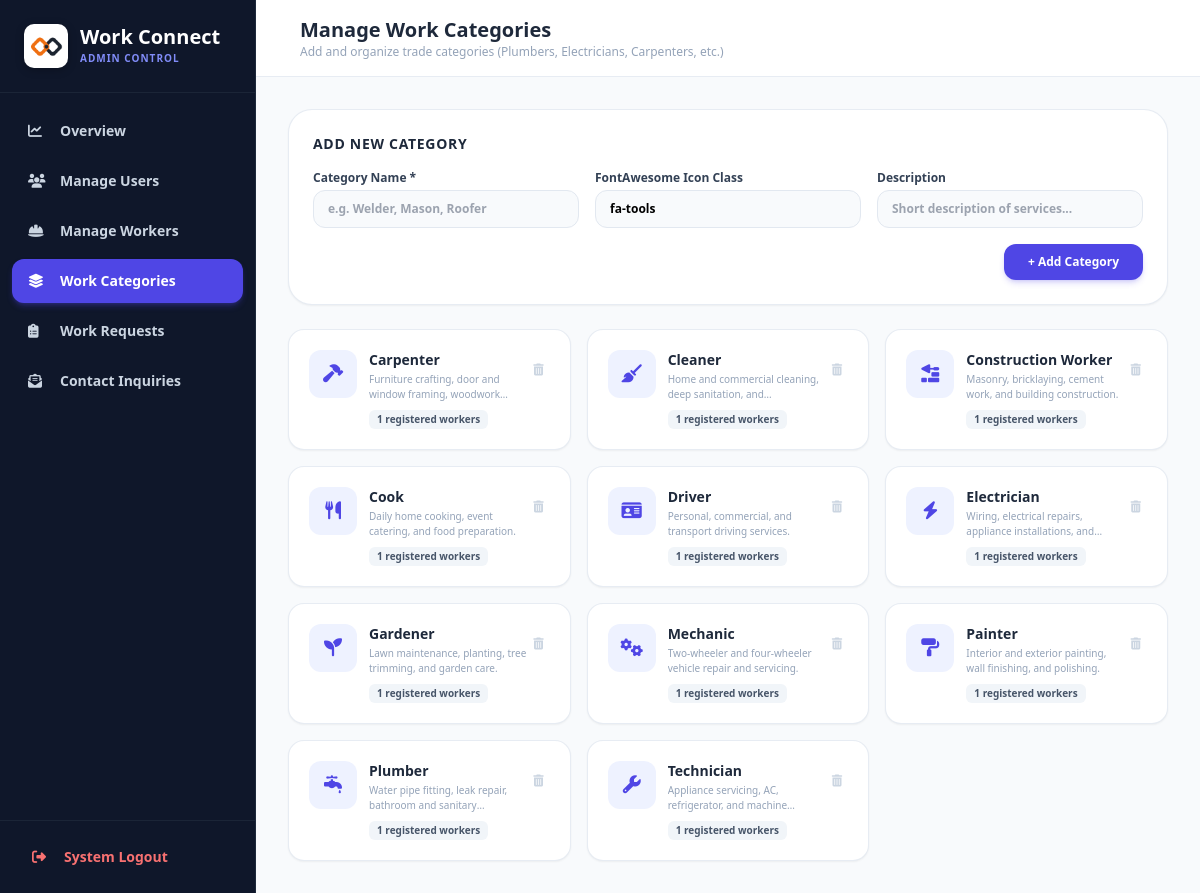
/admin/categories.php (signed in), run on the app's committed database.
### tables this page shows
CREATE TABLE `categories` (
  `id` int(11) NOT NULL AUTO_INCREMENT,
  `name` varchar(100) NOT NULL,
  `icon` varchar(50) NOT NULL DEFAULT 'fa-tools',
  `description` text DEFAULT NULL,
  `created_at` timestamp NOT NULL DEFAULT current_timestamp(),
  PRIMARY KEY (`id`),
  UNIQUE KEY `name` (`name`)
);

### admin/categories.php (the view, shortened to what this page needs)
<?php
require_once '../includes/db_connect.php';
$stmt = $pdo->query("
    SELECT c.*, COUNT(wp.user_id) as worker_count
    FROM categories c
    LEFT JOIN worker_profiles wp ON c.id = wp.category_id
    GROUP BY c.id
    ORDER BY c.name ASC
");
$categories = $stmt->fetchAll();
?>
<!DOCTYPE html>
<html lang="en">
<head>
    <script src="https://cdn.tailwindcss.com"></script>
    <link rel="stylesheet" href="https://cdnjs.cloudflare.com/ajax/libs/font-awesome/6.5.1/css/all.min.css">
</head>
<body class="bg-slate-50 font-sans">
<div class="flex h-screen overflow-hidden">
    <?php include '../includes/admin_sidebar.php'; ?>
    <main class="flex-1 flex flex-col overflow-y-auto">
        <header class="bg-white border-b border-slate-200/80 p-4 md:px-8 flex justify-between items-center sticky top-0 z-20">
            <div class="flex items-center space-x-3">
                <div>
                    <h2 class="text-lg md:text-xl font-bold text-slate-800">Manage Work Categories</h2>
                    <p class="text-xs text-slate-400">Add and organize trade categories (Plumbers, Electricians, Carpenters, etc.)</p>
                </div>
            </div>
        </header>
        <div class="p-4 md:p-8 space-y-6 max-w-6xl mx-auto w-full">
            <div class="bg-white rounded-3xl border border-slate-200/80 p-6 shadow-sm">
                <h3 class="text-sm font-bold text-slate-800 uppercase tracking-wider mb-4">Add New Category</h3>
                <form action="" method="POST" class="grid grid-cols-1 sm:grid-cols-3 gap-4">
                    <div>
                        <label class="block text-xs font-bold text-slate-700 mb-1">Category Name *</label>
                        <input type="text" name="name" placeholder="e.g. Welder, Mason, Roofer" required
                               class="w-full px-3.5 py-2.5 bg-slate-50 border border-slate-200 rounded-xl text-xs font-semibold focus:ring-2 focus:ring-indigo-500 outline-none">
                    </div>
                    <div>
                        <label class="block text-xs font-bold text-slate-700 mb-1">FontAwesome Icon Class</label>
                        <input type="text" name="icon" value="fa-tools" placeholder="fa-hammer, fa-bolt..." required
                               class="w-full px-3.5 py-2.5 bg-slate-50 border border-slate-200 rounded-xl text-xs font-semibold focus:ring-2 focus:ring-indigo-500 outline-none">
                    </div>
                    <div>
                        <label class="block text-xs font-bold text-slate-700 mb-1">Description</label>
                        <input type="text" name="description" placeholder="Short description of services..."
                               class="w-full px-3.5 py-2.5 bg-slate-50 border border-slate-200 rounded-xl text-xs font-semibold focus:ring-2 focus:ring-indigo-500 outline-none">
                    </div>
                    <div class="sm:col-span-3 flex justify-end">
                        <button type="submit" class="bg-indigo-600 hover:bg-indigo-700 text-white px-6 py-2.5 rounded-xl text-xs font-bold transition-all shadow-md shadow-indigo-600/20">
                            + Add Category
                        </button>
                    </div>
                </form>
            </div>
            <div class="grid grid-cols-1 sm:grid-cols-2 md:grid-cols-3 gap-4">
                <?php foreach ($categories as $cat): ?>
                    <div class="bg-white rounded-2xl border border-slate-200/80 p-5 shadow-sm hover:shadow-md transition-all flex items-start justify-between">
                        <div class="flex items-start space-x-3">
                            <div class="w-12 h-12 rounded-xl bg-indigo-50 text-indigo-600 font-bold flex items-center justify-center text-lg shrink-0">
                                <i class="fas <?php echo htmlspecialchars($cat['icon']); ?>"></i>
                            </div>
                            <div>
                                <h4 class="font-bold text-slate-800 text-sm"><?php echo htmlspecialchars($cat['name']); ?></h4>
                                <p class="text-[10px] text-slate-400 mt-0.5 line-clamp-2"><?php echo htmlspecialchars($cat['description'] ?: 'Trade category'); ?></p>
                                <span class="inline-block mt-2 px-2 py-0.5 bg-slate-100 text-slate-600 rounded-md text-[10px] font-bold">
                                    <?php echo $cat['worker_count']; ?> registered workers
                                </span>
                            </div>
                        </div>
                        <form method="POST" onsubmit="return confirm('Delete category <?php echo htmlspecialchars($cat['name']); ?>?');">
                            <button type="submit" class="text-slate-300 hover:text-red-500 p-1.5 transition-colors">
                                <i class="fas fa-trash-alt text-xs"></i>
                            </button>
                        </form>
                    </div>
                <?php endforeach; ?>
            </div>
        </div>
    </main>
</div>
</body>
</html>

### admin/categories.php (style rules this page uses)
body { font-family: 'Outfit', sans-serif; }

### data on the page
categories: name "Carpenter", description "Furniture crafting, door and window framing,…", worker_count "1"
categories: name "Cleaner", description "Home and commercial cleaning, deep sanitation,…", worker_count "1"
categories: name "Construction Worker", description "Masonry, bricklaying, cement work, and building construction.", worker_count "1"
categories: name "Cook", description "Daily home cooking, event catering, and food preparation.", worker_count "1"
categories: name "Driver", description "Personal, commercial, and transport driving services.", worker_count "1"
categories: name "Electrician", description "Wiring, electrical repairs, appliance installations,…", worker_count "1"
categories: name "Gardener", description "Lawn maintenance, planting, tree trimming, and garden care.", worker_count "1"
categories: name "Mechanic", description "Two-wheeler and four-wheeler vehicle repair and servicing.", worker_count "1"
categories: name "Painter", description "Interior and exterior painting, wall finishing, and polishing.", worker_count "1"
categories: name "Plumber", description "Water pipe fitting, leak repair, bathroom and…", worker_count "1"
categories: name "Technician", description "Appliance servicing, AC, refrigerator, and…", worker_count "1"
